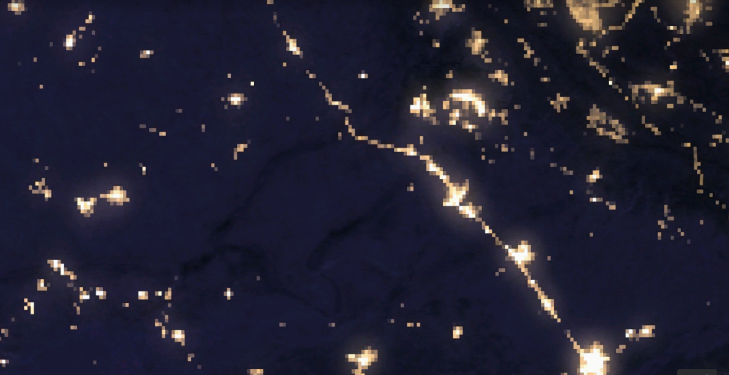
#> input picture sat_img/sat1.png, 1458 x 749 px, found by its file name (shown at 1/2 size); its folder holds 4 pictures in this run
$ python map-temp.py
#> lines starting #> are read from the running program, lines starting #| are printed output that depends on the picture; after the words box and inside, x2 and y2 are one past the last pixel; in counts of white or black regions, pixels touching at a corner belong together
import cv2
import os

def calculate_gps_from_pixel(center_gps, spatial_factor, pixel_displacement):
    center_lat, center_lon = center_gps
    lat_per_pixel = spatial_factor * 0.00001  # Adjust the spatial factor as needed
    lon_per_pixel = spatial_factor * 0.00002  # Adjust the spatial factor as needed

    displacement_x, displacement_y = pixel_displacement

    new_lat = center_lat + displacement_y * lat_per_pixel
    new_lon = center_lon + displacement_x * lon_per_pixel

    return new_lat, new_lon

def detect_bright_spots(image_path, center_gps, spatial_factor, threshold_value=200, min_contour_area=50):
    # Load the image
#> called with center_gps = (40.71, -74.01), spatial_factor = 30, threshold_value = 200, min_contour_area = 50
    image = cv2.imread(image_path)
#> image is the input picture: shape (749, 1458, 3); mean B, G, R 50.5, 33, 34.5

    # Convert the image to grayscale
    gray_image = cv2.cvtColor(image, cv2.COLOR_BGR2GRAY)
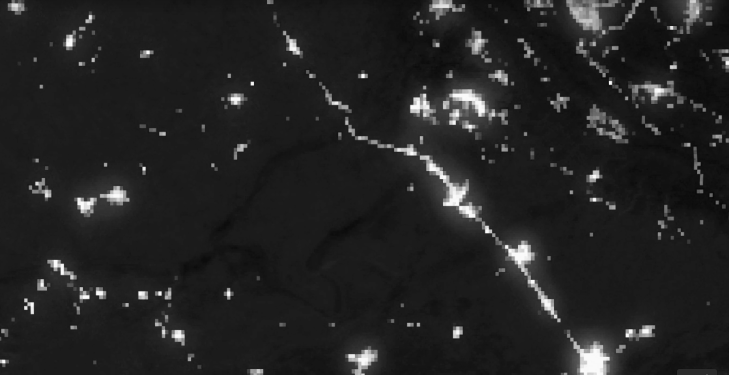
#> gray_image: shape (749, 1458) (shown at 1/2 size); min 9, max 250, mean 35.4

    # Apply thresholding
    _, binary_image = cv2.threshold(gray_image, threshold_value, 255, cv2.THRESH_BINARY)
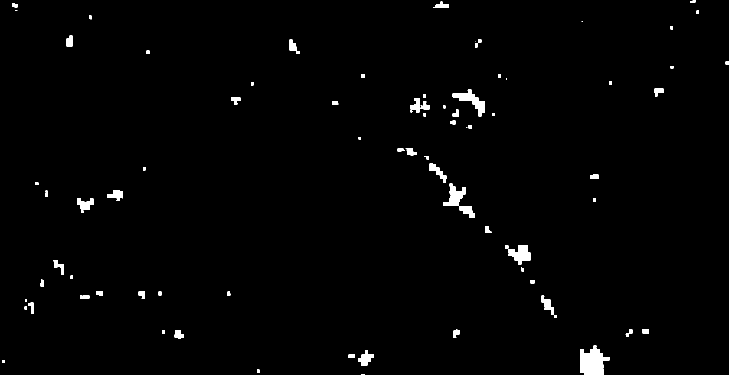
#> binary_image: shape (749, 1458) (shown at 1/2 size); 1.3% white; 80 white regions (8 under 20 px)

    # Find contours
    contours, _ = cv2.findContours(binary_image, cv2.RETR_EXTERNAL, cv2.CHAIN_APPROX_SIMPLE)
#> contours = 80 contours, 12 with area under 20; largest, box (x1, y1, x2, y2) and area: (1160, 691, 1219, 749) 2170, (905, 179, 970, 233) 1034, (1017, 490, 1062, 529) 960, (886, 367, 931, 412) 886, (716, 700, 748, 731) 472

    # Filter the contours based on minimum contour area
    filtered_contours = [cnt for cnt in contours if cv2.contourArea(cnt) > min_contour_area]
#> filtered_contours = 37 contours; largest, box (x1, y1, x2, y2) and area: (1160, 691, 1219, 749) 2170, (905, 179, 970, 233) 1034, (1017, 490, 1062, 529) 960, (886, 367, 931, 412) 886, (716, 700, 748, 731) 472

    # Lists to store the areas of detected bright spots in square pixels
    bright_spot_areas_px = []

    # Calculate the total area of all detected bright spots in square pixels
    total_area_px = 0

    # Calculate the area of each bright spot (circle) in square kilometers and print it on the image
    for i, contour in enumerate(filtered_contours):
        (x, y), radius = cv2.minEnclosingCircle(contour)
        center = (int(x), int(y))
        radius = int(radius)
        cv2.circle(image, center, radius, (0, 255, 0), 10)  # Green circle

        # Calculate the area in square pixels
        area_px = cv2.contourArea(contour)
        bright_spot_areas_px.append(area_px)  # Add the area in square pixels to the list

        # Calculate the area in square kilometers using the spatial factor (1 pixel = 30 meters)
        area_km2 = (area_px * (spatial_factor ** 2)) / 1000000.0  # Convert to square kilometers
        area_text = f"Area: {area_km2:.2f} sq. km"
        cv2.putText(image, area_text, (int(x) - 30, int(y) + radius + 15),
                    cv2.FONT_HERSHEY_SIMPLEX, 1, (255, 255, 0), 4)  # Cyan-colored text for area in sq. km

        # Calculate the GPS coordinates of the center of the circle
        pixel_displacement = (int(x) - gray_image.shape[1] // 2, int(y) - gray_image.shape[0] // 2)
        gps_lat, gps_lon = calculate_gps_from_pixel(center_gps, spatial_factor, pixel_displacement)
        gps_text = f"GPS: {gps_lat:.6f}, {gps_lon:.6f}"
        cv2.putText(image, gps_text, (int(x) - 30, int(y) + radius + 35),
                    cv2.FONT_HERSHEY_SIMPLEX, 1, (0, 0, 255), 4)  # GPS coordinates in red

        # Add the area in square pixels to the total area
        total_area_px += area_px
#> this loop made 37 passes
#> (x, y, radius, center, area_px) on pass 34: (956, 86.5, 9, (956, 86), 73)
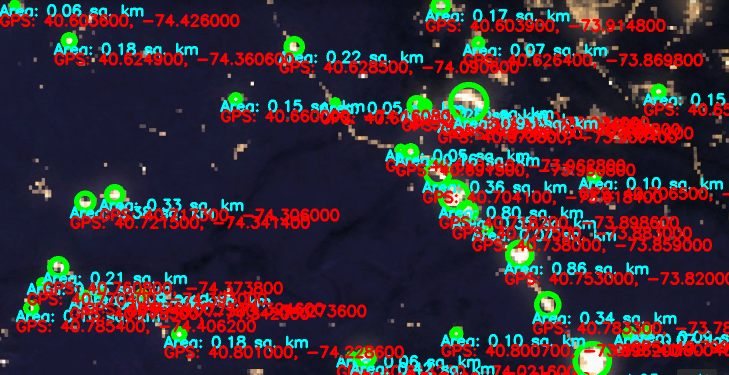
#> image: shape (749, 1458, 3) (shown at 1/2 size); mean B, G, R 53.4, 44.4, 58.6

    # Calculate the total area of detected bright spots in square kilometers
    total_area_km2 = (total_area_px * (spatial_factor ** 2)) / 1000000.0  # Convert to square kilometers
    total_area_text = f"Total Bright Spot Area: {total_area_km2:.2f} sq. km"
    cv2.putText(image, total_area_text, (10, 30),
                cv2.FONT_HERSHEY_SIMPLEX, 1, (255, 255, 0), 4)  # Cyan-colored text for total area in sq. km

    # Calculate the center coordinates of the image
    center_x, center_y = image.shape[1] // 2, image.shape[0] // 2

    # Draw a green circle at the center and annotate it with GPS
    cv2.circle(image, (center_x, center_y), 10, (0, 255, 255), 4)  # Adjusted thickness
#> image: shape (749, 1458, 3); mean B, G, R 54.4, 45.5, 58.5
    center_annotation = f"Center GPS: {center_gps[0]:.6f}, {center_gps[1]:.6f}"
    cv2.putText(image, center_annotation, (center_x - 100, center_y - 20),
                cv2.FONT_HERSHEY_SIMPLEX, 1, (0, 255, 255), 4)  # Adjusted font size and thickness
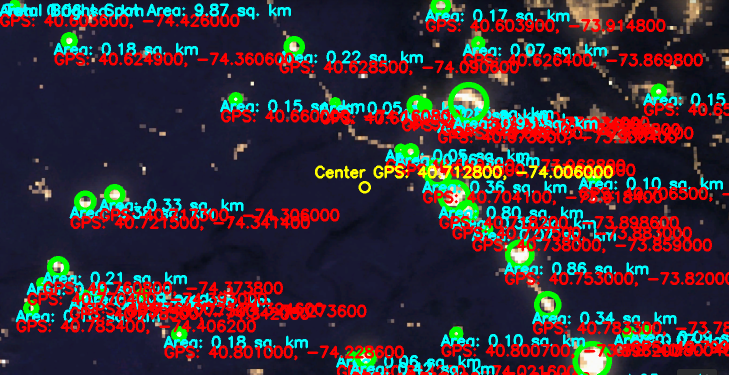
#> image: shape (749, 1458, 3) (shown at 1/2 size); mean B, G, R 54.2, 46.8, 59.3

    cv2.imshow('Detected Bright Spots', image)
    cv2.waitKey(0)
    cv2.destroyAllWindows()
    return image

if __name__ == "__main__":
    center_gps = (40.7128, -74.0060)  # Example center GPS coordinates (New York City)
    spatial_factor = 30  # Adjust the spatial factor as needed (1 pixel = 30 meters)

    for k in range(1, 19):
        image_path = f"C:\\Users\\One-Exploit's\\Desktop\\1 Projects\\amu_sat\\sat_img\\sat{k}.png"
#> (the run stopped early here; a loop or call above may not have finished)
